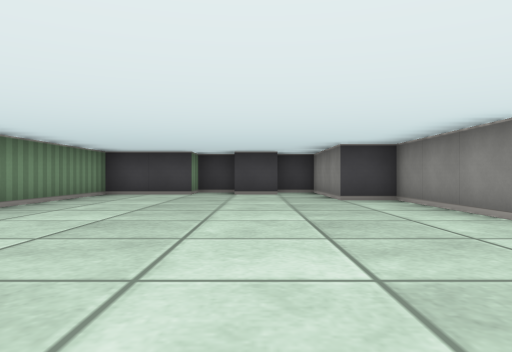
[1] (above)

19 first-person views from a walk through a cub3D maze. The camera is about half as high as the walls, looks level and sees 70° across. The floor is counted in squares. Each view is taken from the middle of a square. On the plan, view 1 faces up. The plan holds only what a view shows up to about 9 squares ahead; the rest is blank.

[2]
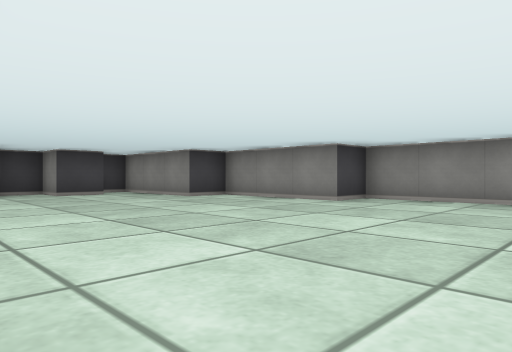

[3]
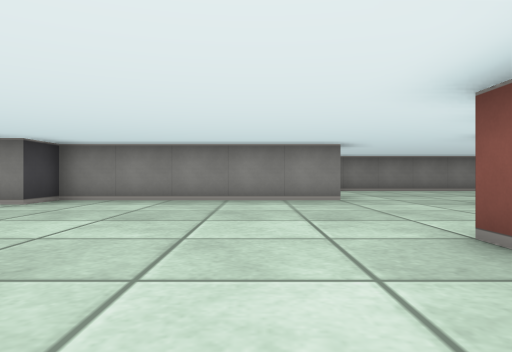

[4]
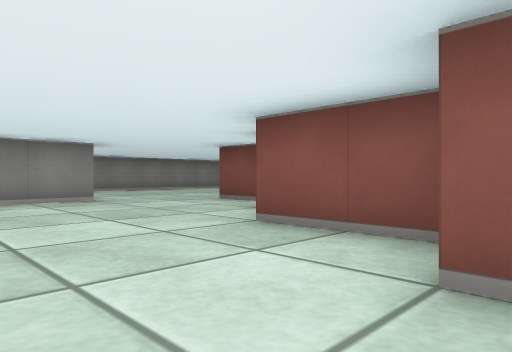

[5]
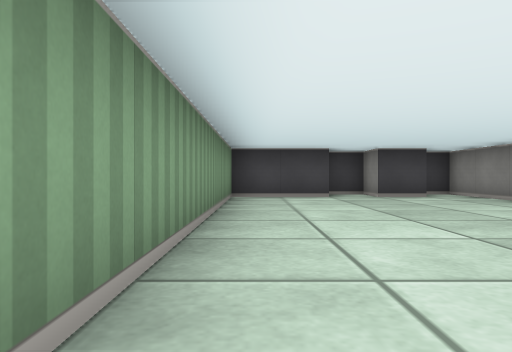

[6]
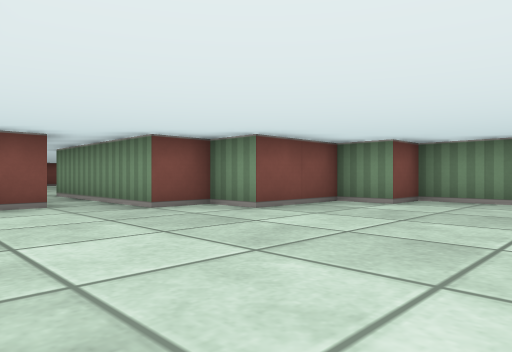

[7]
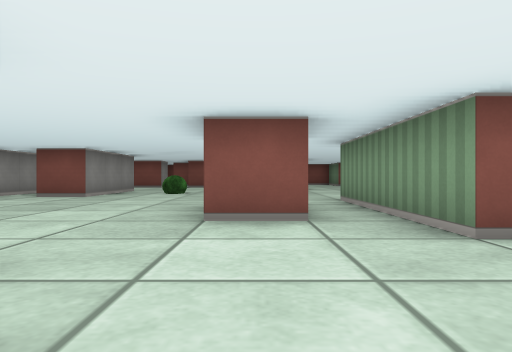

[8]
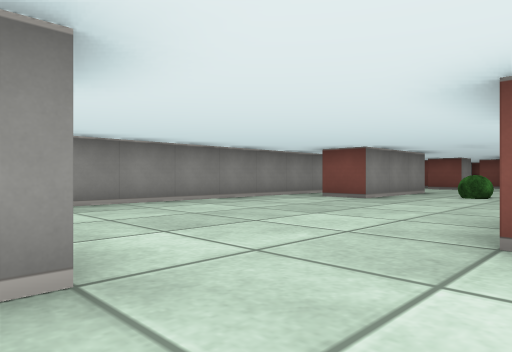

[9]
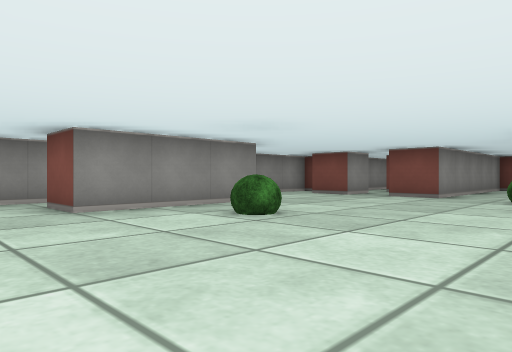

[10]
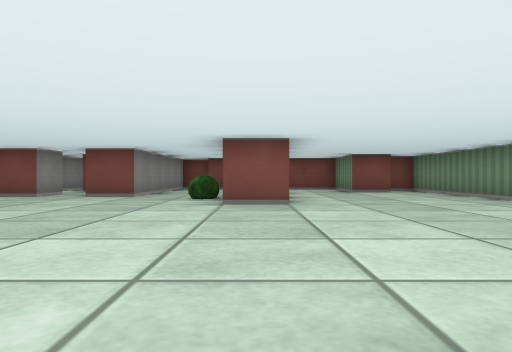

[11]
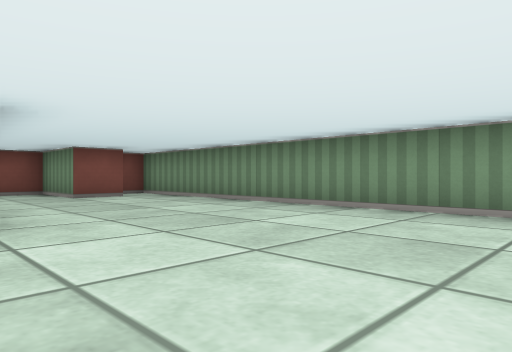

[12]
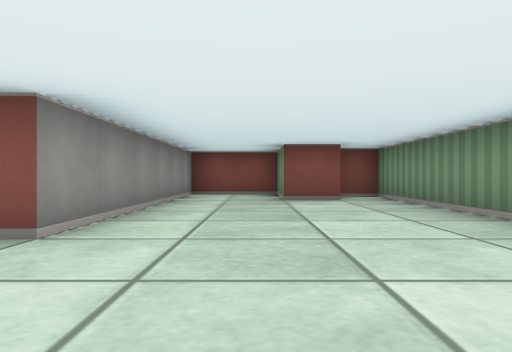

[13]
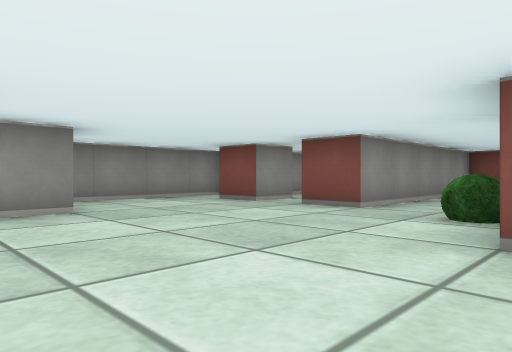

[14]
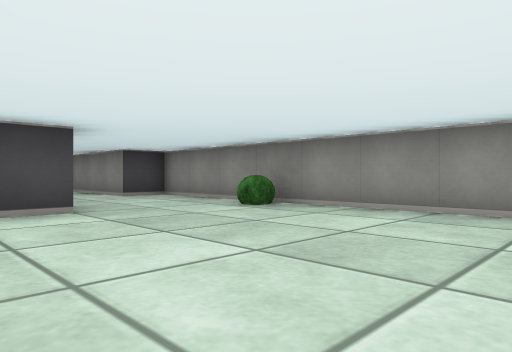

[15]
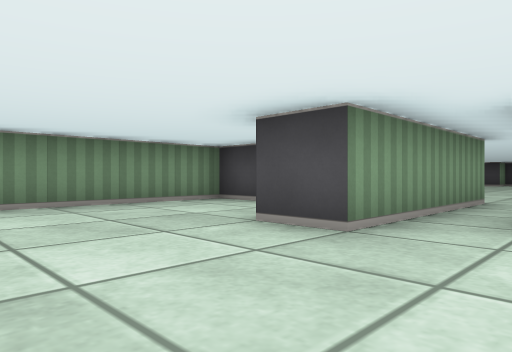

[16]
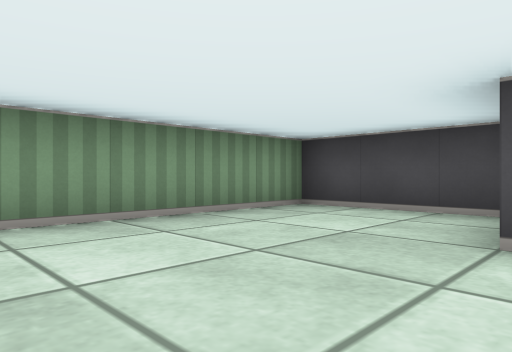

[17]
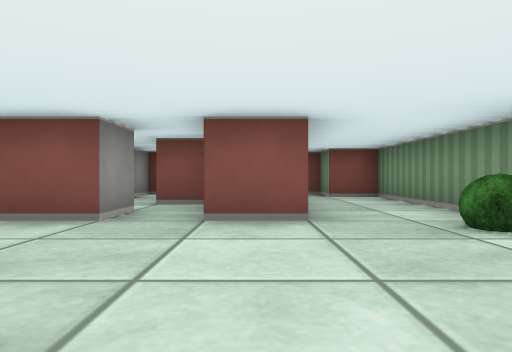

[18]
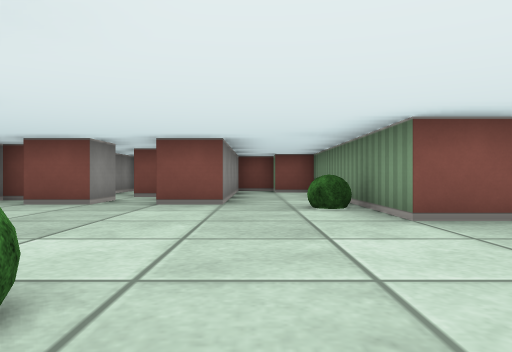

[19]
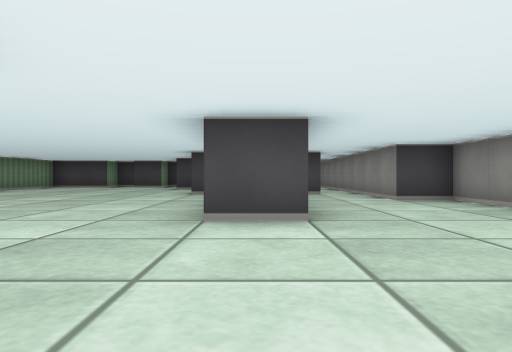

### Floor plan
Ten units are one square. View 1 is at (0, 0); x grows to the right and y downward. Boxes are objects, and circles mark ways between rooms. Rooms are numbered by the first view taken in them; rooms with no view inside come last. Other rooms are left out.
<svg viewBox="-40 -100 120 290">
<path fill="none" stroke="#000" d="M5 -85 -5 -85 -5 -95 -14 -95M-14 -85 -35 -85 -35 5 -25 5 -25 15 -5 15 -5 25 5 25 5 35M35 15 35 -35 25 -35 25 -65 15 -65 15 -95 9 -95M14 35 25 35M55 106 55 75 65 75M-9 45 -35 45 -35 165 -28 165M75 90 75 -15 65 -15 65 -40M5 35 5 65 -5 65M55 145 55 135 65 135M48 155 55 155M75 145 75 111M46 15 35 15M-26 155 -15 155 -15 175 5 175 5 115 15 115 15 175 25 175 25 185 35 185 35 135 45 135"/>
<rect x="15" y="125" width="10" height="10" fill="#bbb"><title>bush</title></rect>
<rect x="35" y="85" width="10" height="10" fill="#bbb"><title>bush</title></rect>
<rect x="65" y="15" width="10" height="10" fill="#bbb"><title>bush</title></rect>
<circle cx="10" cy="45" r="3" fill="#2a7"/>
<circle cx="35" cy="25" r="3" fill="#2a7"/>
<text x="0" y="-30">1</text>
<text x="20" y="90">2</text>
</svg>
Room 1 opens to room 2.

Where each view was taken, in squares from view 1:
view 1: 0 up, 0 right, facing up
view 2: 0 up, 3 left, facing up-right
view 3: 0 up, 3 left, facing right
view 4: 1 up, 3 left, facing down-right
view 5: 1 up, 3 left, facing up
view 6: 2 up, 3 right, facing down-left
view 7: 0 up, 2 right, facing down
view 8: 1 down, 2 right, facing down-right
view 9: 6 down, 1 right, facing down-right
view 10: 6 down, 1 right, facing down
view 11: 8 down, 1 right, facing down-left
view 12: 9 down, 1 left, facing down
view 13: 9 down, 1 right, facing down-right
view 14: 6 down, 3 right, facing up-right
view 15: 9 down, 2 right, facing up-left
view 16: 9 down, 0 right, facing up-left
view 17: 10 down, 4 right, facing down
view 18: 8 down, 3 right, facing down
view 19: 5 down, 4 right, facing up
